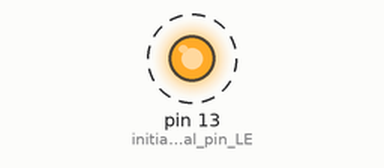
Simulated run of this sketch. Board: Arduino Uno, built with avr-gcc and run on an emulated ATmega328P. Parts: output pins drawn as LEDs (lit = HIGH). Dashed ring = blinking.

Above: at 0.5 s.
Timing chart, 0 to 3.5 s (numbered marks = the images above):
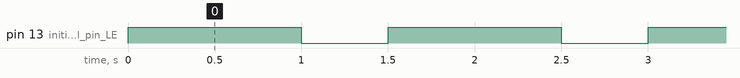

Measured:
- by itself, pin 13 (initialize_digital_pin_LE): alternates HIGH for 1.0 s and LOW for 0.50 s

The sketch:

Blink.ino
```cpp
void setup() {
  pinMode(LED_BUILTIN, OUTPUT);  // initialize digital pin LED_BUILTIN as an output pin.
}

void loop() {
on(1000, 500); // ON 1s (1000ms), OFF 0.5s (500 ms)
}

void on(int x, int y){ //ERROR on Parameter for instruction
  digitalWrite(LED_BUILTIN, HIGH);  // turn the LED on (HIGH is the voltage level)
  delay(x);
  off(y);
}
void off(int y){
  digitalWrite(LED_BUILTIN, LOW);   // turn the LED off by making the voltage LOW
  delay(y);
}
```
